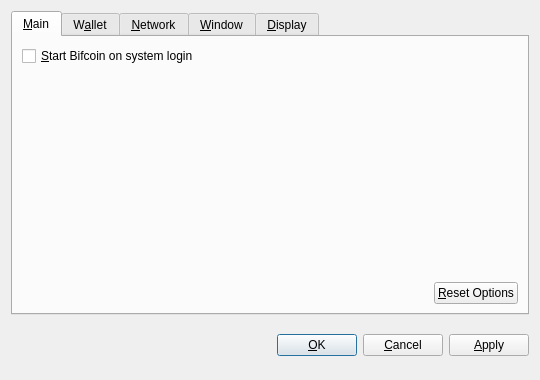
<?xml version="1.0" encoding="UTF-8"?>
<ui version="4.0">
 <class>OptionsDialog</class>
 <widget class="QDialog" name="OptionsDialog">
  <property name="geometry">
   <rect>
    <x>0</x>
    <y>0</y>
    <width>540</width>
    <height>380</height>
   </rect>
  </property>
  <property name="windowTitle">
   <string>Options</string>
  </property>
  <property name="modal">
   <bool>true</bool>
  </property>
  <layout class="QVBoxLayout" name="verticalLayout">
   <item>
    <widget class="QTabWidget" name="tabWidget">
     <property name="tabPosition">
      <enum>QTabWidget::North</enum>
     </property>
     <property name="currentIndex">
      <number>0</number>
     </property>
     <widget class="QWidget" name="tabMain">
      <attribute name="title">
       <string>&amp;Main</string>
      </attribute>
      <layout class="QVBoxLayout" name="verticalLayout_Main">
       <item>
        <widget class="QCheckBox" name="bitcoinAtStartup">
         <property name="toolTip">
          <string>Automatically start Bifcoin after logging in to the system.</string>
         </property>
         <property name="text">
          <string>&amp;Start Bifcoin on system login</string>
         </property>
        </widget>
       </item>
       <item>
        <spacer name="verticalSpacer_Main">
         <property name="orientation">
          <enum>Qt::Vertical</enum>
         </property>
         <property name="sizeHint" stdset="0">
          <size>
           <width>20</width>
           <height>40</height>
          </size>
         </property>
        </spacer>
       </item>
       <item>
        <layout class="QHBoxLayout" name="horizontalLayout_2_Main">
         <item>
          <spacer name="horizontalSpacer_2_Main">
           <property name="orientation">
            <enum>Qt::Horizontal</enum>
           </property>
           <property name="sizeHint" stdset="0">
            <size>
             <width>40</width>
             <height>20</height>
            </size>
           </property>
          </spacer>
         </item>
         <item>
          <widget class="QPushButton" name="resetButton">
           <property name="toolTip">
            <string>Reset all client options to default.</string>
           </property>
           <property name="text">
            <string>&amp;Reset Options</string>
           </property>
           <property name="autoDefault">
            <bool>false</bool>
           </property>
          </widget>
         </item>
        </layout>
       </item>
      </layout>
     </widget>
     <widget class="QWidget" name="tabWallet">
      <attribute name="title">
       <string>W&amp;allet</string>
      </attribute>
      <layout class="QVBoxLayout" name="verticalLayout_Network">
       <item>
        <widget class="QLabel" name="transactionFeeInfoLabel">
         <property name="text">
          <string>Optional transaction fee per kB that helps make sure your transactions are processed quickly. Most transactions are 1 kB.</string>
         </property>
         <property name="textFormat">
          <enum>Qt::PlainText</enum>
         </property>
         <property name="wordWrap">
          <bool>true</bool>
         </property>
        </widget>
       </item>
       <item>
        <layout class="QHBoxLayout" name="horizontalLayout_1_Main">
         <item>
          <widget class="QLabel" name="transactionFeeLabel">
           <property name="text">
            <string>Pay transaction &amp;fee</string>
           </property>
           <property name="textFormat">
            <enum>Qt::PlainText</enum>
           </property>
           <property name="buddy">
            <cstring>transactionFee</cstring>
           </property>
          </widget>
         </item>
         <item>
          <widget class="BitcoinAmountField" name="transactionFee"/>
         </item>
         <item>
          <spacer name="horizontalSpacer_1_Main">
           <property name="orientation">
            <enum>Qt::Horizontal</enum>
           </property>
           <property name="sizeHint" stdset="0">
            <size>
             <width>40</width>
             <height>20</height>
            </size>
           </property>
          </spacer>
         </item>
        </layout>
       </item>
       <item>
        <widget class="QLabel" name="label">
         <property name="text">
          <string>If you disable the spending of unconfirmed change, the change from a transaction cannot be used until that transaction has at least one confirmation. This also affects how your balance is computed.</string>
         </property>
         <property name="wordWrap">
          <bool>true</bool>
         </property>
        </widget>
       </item>
       <item>
        <widget class="QCheckBox" name="spendZeroConfChange">
         <property name="text">
          <string>Spend unconfirmed change  (experts only)</string>
         </property>
        </widget>
       </item>
       <item>
        <spacer name="verticalSpacer">
         <property name="orientation">
          <enum>Qt::Vertical</enum>
         </property>
         <property name="sizeHint" stdset="0">
          <size>
           <width>20</width>
           <height>40</height>
          </size>
         </property>
        </spacer>
       </item>
      </layout>
     </widget>
     <widget class="QWidget" name="tabNetwork">
      <attribute name="title">
       <string>&amp;Network</string>
      </attribute>
      <layout class="QVBoxLayout" name="verticalLayout_Network">
       <item>
        <widget class="QCheckBox" name="mapPortUpnp">
         <property name="toolTip">
          <string>Automatically open the Bifcoin client port on the router. This only works when your router supports UPnP and it is enabled.</string>
         </property>
         <property name="text">
          <string>Map port using &amp;UPnP</string>
         </property>
        </widget>
       </item>
       <item>
        <widget class="QCheckBox" name="connectSocks">
         <property name="toolTip">
          <string>Connect to the Bifcoin network through a SOCKS proxy (e.g. when connecting through Tor).</string>
         </property>
         <property name="text">
          <string>&amp;Connect through SOCKS proxy:</string>
         </property>
        </widget>
       </item>
       <item>
        <layout class="QHBoxLayout" name="horizontalLayout_Network">
         <item>
          <widget class="QLabel" name="proxyIpLabel">
           <property name="text">
            <string>Proxy &amp;IP:</string>
           </property>
           <property name="textFormat">
            <enum>Qt::PlainText</enum>
           </property>
           <property name="buddy">
            <cstring>proxyIp</cstring>
           </property>
          </widget>
         </item>
         <item>
          <widget class="QValidatedLineEdit" name="proxyIp">
           <property name="maximumSize">
            <size>
             <width>140</width>
             <height>16777215</height>
            </size>
           </property>
           <property name="toolTip">
            <string>IP address of the proxy (e.g. 127.0.0.1)</string>
           </property>
          </widget>
         </item>
         <item>
          <widget class="QLabel" name="proxyPortLabel">
           <property name="text">
            <string>&amp;Port:</string>
           </property>
           <property name="textFormat">
            <enum>Qt::PlainText</enum>
           </property>
           <property name="buddy">
            <cstring>proxyPort</cstring>
           </property>
          </widget>
         </item>
         <item>
          <widget class="QLineEdit" name="proxyPort">
           <property name="maximumSize">
            <size>
             <width>55</width>
             <height>16777215</height>
            </size>
           </property>
           <property name="toolTip">
            <string>Port of the proxy (e.g. 9050)</string>
           </property>
          </widget>
         </item>
         <item>
          <widget class="QLabel" name="socksVersionLabel">
           <property name="text">
            <string>SOCKS &amp;Version:</string>
           </property>
           <property name="textFormat">
            <enum>Qt::PlainText</enum>
           </property>
           <property name="buddy">
            <cstring>socksVersion</cstring>
           </property>
          </widget>
         </item>
         <item>
          <widget class="QValueComboBox" name="socksVersion">
           <property name="toolTip">
            <string>SOCKS version of the proxy (e.g. 5)</string>
           </property>
          </widget>
         </item>
         <item>
          <spacer name="horizontalSpacer_Network">
           <property name="orientation">
            <enum>Qt::Horizontal</enum>
           </property>
           <property name="sizeHint" stdset="0">
            <size>
             <width>40</width>
             <height>20</height>
            </size>
           </property>
          </spacer>
         </item>
        </layout>
       </item>
       <item>
        <spacer name="verticalSpacer_Network">
         <property name="orientation">
          <enum>Qt::Vertical</enum>
         </property>
         <property name="sizeHint" stdset="0">
          <size>
           <width>20</width>
           <height>40</height>
          </size>
         </property>
        </spacer>
       </item>
      </layout>
     </widget>
     <widget class="QWidget" name="tabWindow">
      <attribute name="title">
       <string>&amp;Window</string>
      </attribute>
      <layout class="QVBoxLayout" name="verticalLayout_Window">
       <item>
        <widget class="QCheckBox" name="minimizeToTray">
         <property name="toolTip">
          <string>Show only a tray icon after minimizing the window.</string>
         </property>
         <property name="text">
          <string>&amp;Minimize to the tray instead of the taskbar</string>
         </property>
        </widget>
       </item>
       <item>
        <widget class="QCheckBox" name="minimizeOnClose">
         <property name="toolTip">
          <string>Minimize instead of exit the application when the window is closed. When this option is enabled, the application will be closed only after selecting Quit in the menu.</string>
         </property>
         <property name="text">
          <string>M&amp;inimize on close</string>
         </property>
        </widget>
       </item>
       <item>
        <spacer name="verticalSpacer_Window">
         <property name="orientation">
          <enum>Qt::Vertical</enum>
         </property>
         <property name="sizeHint" stdset="0">
          <size>
           <width>20</width>
           <height>40</height>
          </size>
         </property>
        </spacer>
       </item>
      </layout>
     </widget>
     <widget class="QWidget" name="tabDisplay">
      <attribute name="title">
       <string>&amp;Display</string>
      </attribute>
      <layout class="QVBoxLayout" name="verticalLayout_Display">
       <item>
        <layout class="QHBoxLayout" name="horizontalLayout_1_Display">
         <item>
          <widget class="QLabel" name="langLabel">
           <property name="text">
            <string>User Interface &amp;language:</string>
           </property>
           <property name="textFormat">
            <enum>Qt::PlainText</enum>
           </property>
           <property name="buddy">
            <cstring>lang</cstring>
           </property>
          </widget>
         </item>
         <item>
          <widget class="QValueComboBox" name="lang">
           <property name="toolTip">
            <string>The user interface language can be set here. This setting will take effect after restarting Bifcoin.</string>
           </property>
          </widget>
         </item>
        </layout>
       </item>
       <item>
        <layout class="QHBoxLayout" name="horizontalLayout_2_Display">
         <item>
          <widget class="QLabel" name="unitLabel">
           <property name="text">
            <string>&amp;Unit to show amounts in:</string>
           </property>
           <property name="textFormat">
            <enum>Qt::PlainText</enum>
           </property>
           <property name="buddy">
            <cstring>unit</cstring>
           </property>
          </widget>
         </item>
         <item>
          <widget class="QValueComboBox" name="unit">
           <property name="toolTip">
            <string>Choose the default subdivision unit to show in the interface and when sending coins.</string>
           </property>
          </widget>
         </item>
        </layout>
       </item>
       <item>
        <widget class="QCheckBox" name="displayAddresses">
         <property name="toolTip">
          <string>Whether to show Bifcoin addresses in the transaction list or not.</string>
         </property>
         <property name="text">
          <string>&amp;Display addresses in transaction list</string>
         </property>
        </widget>
       </item>
       <item>
        <widget class="QCheckBox" name="coinControlFeatures">
         <property name="toolTip">
          <string>Whether to show coin control features or not.</string>
         </property>
         <property name="text">
          <string>Display coin &amp;control features (experts only!)</string>
         </property>
        </widget>
       </item>
       <item>
        <spacer name="verticalSpacer_Display">
         <property name="orientation">
          <enum>Qt::Vertical</enum>
         </property>
         <property name="sizeHint" stdset="0">
          <size>
           <width>20</width>
           <height>40</height>
          </size>
         </property>
        </spacer>
       </item>
      </layout>
     </widget>
    </widget>
   </item>
   <item>
    <layout class="QHBoxLayout" name="horizontalLayout_Buttons">
     <item>
      <spacer name="horizontalSpacer_1">
       <property name="orientation">
        <enum>Qt::Horizontal</enum>
       </property>
       <property name="sizeHint" stdset="0">
        <size>
         <width>40</width>
         <height>48</height>
        </size>
       </property>
      </spacer>
     </item>
     <item>
      <widget class="QLabel" name="statusLabel">
       <property name="font">
        <font>
         <weight>75</weight>
         <bold>true</bold>
        </font>
       </property>
       <property name="text">
        <string/>
       </property>
       <property name="textFormat">
        <enum>Qt::PlainText</enum>
       </property>
       <property name="wordWrap">
        <bool>true</bool>
       </property>
      </widget>
     </item>
     <item>
      <spacer name="horizontalSpacer_2">
       <property name="orientation">
        <enum>Qt::Horizontal</enum>
       </property>
       <property name="sizeHint" stdset="0">
        <size>
         <width>40</width>
         <height>48</height>
        </size>
       </property>
      </spacer>
     </item>
     <item>
      <widget class="QPushButton" name="okButton">
       <property name="text">
        <string>&amp;OK</string>
       </property>
      </widget>
     </item>
     <item>
      <widget class="QPushButton" name="cancelButton">
       <property name="text">
        <string>&amp;Cancel</string>
       </property>
       <property name="autoDefault">
        <bool>false</bool>
       </property>
      </widget>
     </item>
     <item>
      <widget class="QPushButton" name="applyButton">
       <property name="text">
        <string>&amp;Apply</string>
       </property>
       <property name="autoDefault">
        <bool>false</bool>
       </property>
      </widget>
     </item>
    </layout>
   </item>
  </layout>
 </widget>
 <customwidgets>
  <customwidget>
   <class>BitcoinAmountField</class>
   <extends>QSpinBox</extends>
   <header>bitcoinamountfield.h</header>
  </customwidget>
  <customwidget>
   <class>QValueComboBox</class>
   <extends>QComboBox</extends>
   <header>qvaluecombobox.h</header>
  </customwidget>
  <customwidget>
   <class>QValidatedLineEdit</class>
   <extends>QLineEdit</extends>
   <header>qvalidatedlineedit.h</header>
  </customwidget>
 </customwidgets>
 <resources/>
 <connections/>
</ui>
